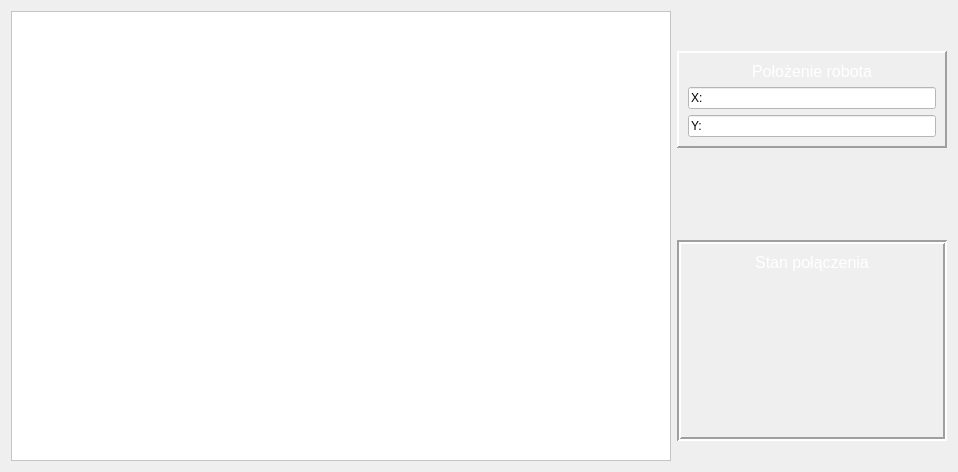
      <widget class="QWidget" name="Wizualizacja">
       <property name="layoutDirection">
        <enum>Qt::LeftToRight</enum>
       </property>
       <attribute name="title">
        <string>Wizualizacja</string>
       </attribute>
       <layout class="QGridLayout" name="gridLayout_10">
        <item row="0" column="0" rowspan="2">
         <widget class="QGraphicsView" name="Robot_graphicsView">
          <property name="minimumSize">
           <size>
            <width>660</width>
            <height>450</height>
           </size>
          </property>
          <property name="styleSheet">
           <string notr="true">background-color: rgb(255, 255, 255);</string>
          </property>
         </widget>
        </item>
        <item row="0" column="1">
         <layout class="QVBoxLayout" name="verticalLayout_9">
          <item>
           <spacer name="verticalSpacer_4">
            <property name="orientation">
             <enum>Qt::Vertical</enum>
            </property>
            <property name="sizeType">
             <enum>QSizePolicy::Preferred</enum>
            </property>
            <property name="sizeHint" stdset="0">
             <size>
              <width>20</width>
              <height>40</height>
             </size>
            </property>
           </spacer>
          </item>
          <item>
           <widget class="QFrame" name="frame_2">
            <property name="sizePolicy">
             <sizepolicy hsizetype="Minimum" vsizetype="Preferred">
              <horstretch>0</horstretch>
              <verstretch>0</verstretch>
             </sizepolicy>
            </property>
            <property name="frameShape">
             <enum>QFrame::Panel</enum>
            </property>
            <property name="frameShadow">
             <enum>QFrame::Raised</enum>
            </property>
            <property name="lineWidth">
             <number>2</number>
            </property>
            <layout class="QVBoxLayout" name="verticalLayout_7">
             <item>
              <widget class="QLabel" name="label_3">
               <property name="font">
                <font>
                 <pointsize>12</pointsize>
                </font>
               </property>
               <property name="text">
                <string>&lt;html&gt;&lt;head/&gt;&lt;body&gt;&lt;p&gt;&lt;span style=&quot; color:#ffffff;&quot;&gt;Położenie robota&lt;/span&gt;&lt;/p&gt;&lt;/body&gt;&lt;/html&gt;</string>
               </property>
               <property name="alignment">
                <set>Qt::AlignCenter</set>
               </property>
               <property name="wordWrap">
                <bool>false</bool>
               </property>
              </widget>
             </item>
             <item>
              <widget class="QLineEdit" name="lineEdit">
               <property name="sizePolicy">
                <sizepolicy hsizetype="Preferred" vsizetype="Fixed">
                 <horstretch>0</horstretch>
                 <verstretch>0</verstretch>
                </sizepolicy>
               </property>
               <property name="styleSheet">
                <string notr="true">background-color: rgb(255, 255, 255);</string>
               </property>
               <property name="text">
                <string>X:</string>
               </property>
               <property name="readOnly">
                <bool>true</bool>
               </property>
              </widget>
             </item>
             <item>
              <widget class="QLineEdit" name="lineEdit_2">
               <property name="sizePolicy">
                <sizepolicy hsizetype="Preferred" vsizetype="Fixed">
                 <horstretch>0</horstretch>
                 <verstretch>0</verstretch>
                </sizepolicy>
               </property>
               <property name="styleSheet">
                <string notr="true">background-color: rgb(255, 255, 255);</string>
               </property>
               <property name="text">
                <string>Y:</string>
               </property>
               <property name="readOnly">
                <bool>true</bool>
               </property>
              </widget>
             </item>
            </layout>
           </widget>
          </item>
          <item>
           <spacer name="verticalSpacer_6">
            <property name="orientation">
             <enum>Qt::Vertical</enum>
            </property>
            <property name="sizeType">
             <enum>QSizePolicy::Preferred</enum>
            </property>
            <property name="sizeHint" stdset="0">
             <size>
              <width>20</width>
              <height>40</height>
             </size>
            </property>
           </spacer>
          </item>
          <item>
           <layout class="QVBoxLayout" name="verticalLayout_8">
            <item>
             <spacer name="verticalSpacer_5">
              <property name="orientation">
               <enum>Qt::Vertical</enum>
              </property>
              <property name="sizeHint" stdset="0">
               <size>
                <width>20</width>
                <height>40</height>
               </size>
              </property>
             </spacer>
            </item>
            <item>
             <widget class="QFrame" name="frame">
              <property name="frameShape">
               <enum>QFrame::Box</enum>
              </property>
              <property name="frameShadow">
               <enum>QFrame::Sunken</enum>
              </property>
              <property name="lineWidth">
               <number>2</number>
              </property>
              <layout class="QGridLayout" name="gridLayout_12">
               <item row="1" column="0">
                <widget class="QPushButton" name="dioda1">
                 <property name="sizePolicy">
                  <sizepolicy hsizetype="Preferred" vsizetype="Preferred">
                   <horstretch>0</horstretch>
                   <verstretch>0</verstretch>
                  </sizepolicy>
                 </property>
                 <property name="minimumSize">
                  <size>
                   <width>150</width>
                   <height>150</height>
                  </size>
                 </property>
                 <property name="styleSheet">
                  <string notr="true">background-color: rgb(255, 255, 255);</string>
                 </property>
                 <property name="text">
                  <string/>
                 </property>
                 <property name="flat">
                  <bool>true</bool>
                 </property>
                </widget>
               </item>
               <item row="0" column="0">
                <widget class="QLabel" name="label_2">
                 <property name="font">
                  <font>
                   <pointsize>12</pointsize>
                  </font>
                 </property>
                 <property name="text">
                  <string>&lt;html&gt;&lt;head/&gt;&lt;body&gt;&lt;p&gt;&lt;span style=&quot; color:#ffffff;&quot;&gt;Stan połączenia&lt;/span&gt;&lt;/p&gt;&lt;/body&gt;&lt;/html&gt;</string>
                 </property>
                 <property name="alignment">
                  <set>Qt::AlignCenter</set>
                 </property>
                </widget>
               </item>
              </layout>
             </widget>
            </item>
           </layout>
          </item>
         </layout>
        </item>
        <item row="1" column="1">
         <spacer name="horizontalSpacer_2">
          <property name="orientation">
           <enum>Qt::Horizontal</enum>
          </property>
          <property name="sizeType">
           <enum>QSizePolicy::Fixed</enum>
          </property>
          <property name="sizeHint" stdset="0">
           <size>
            <width>270</width>
            <height>20</height>
           </size>
          </property>
         </spacer>
        </item>
       </layout>
      </widget>
